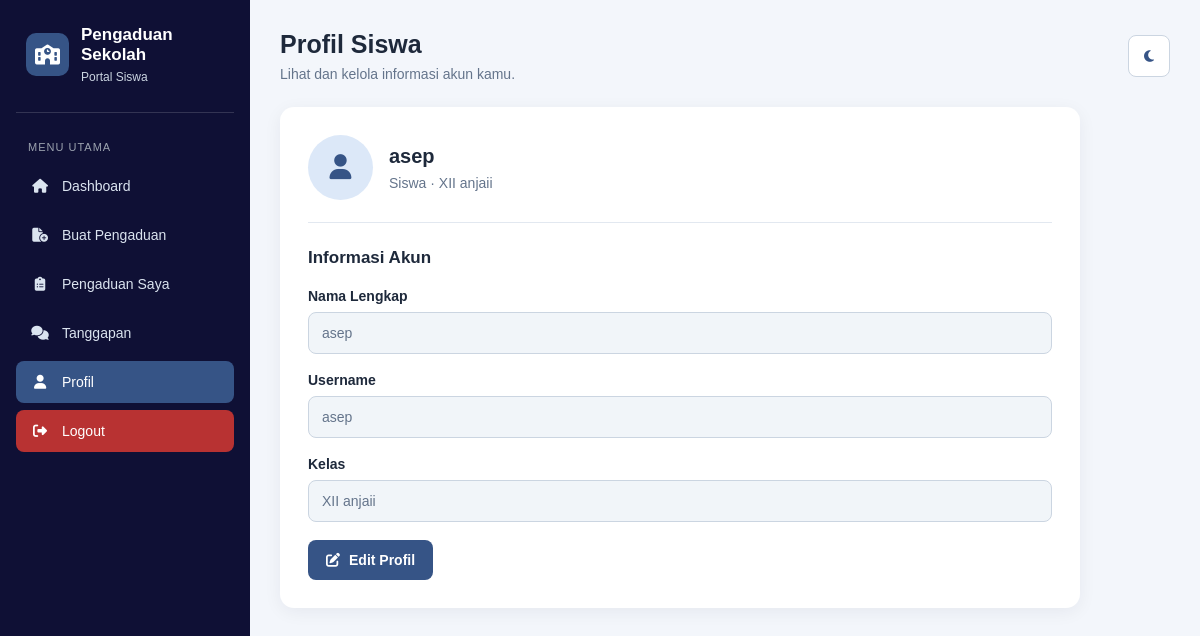
The page /CRUD_OOP_PENGADUAN_SEKOLAH/view/v_profil_siswa.php (signed in) on the database its author committed.
### tables this page shows
CREATE TABLE `users` (
  `id` int(11) NOT NULL,
  `nama` varchar(100) NOT NULL,
  `username` varchar(50) NOT NULL,
  `password` varchar(255) NOT NULL,
  `role` enum('admin','siswa') NOT NULL,
  `kelas` varchar(20) DEFAULT NULL
);

### CRUD_OOP_PENGADUAN_SEKOLAH/view/v_profil_siswa.php (the view, shortened to what this page needs)
<?php
$koneksi = new Koneksi();
$conn = $koneksi->getConnection();
$id = $_SESSION['id'] ?? 0;
$stmt = $conn->prepare("
    SELECT id, nama, username, kelas
    FROM users
    WHERE id = :id AND role = 'siswa'
    LIMIT 1
");
$stmt->execute(['id' => $id]);
$siswa = $stmt->fetch(PDO::FETCH_ASSOC);
function e($value)
{
    return htmlspecialchars((string) $value, ENT_QUOTES, 'UTF-8');
}
?>
<!DOCTYPE html>
<html lang="id">
<head>
    <link rel="stylesheet"
          href="https://cdnjs.cloudflare.com/ajax/libs/font-awesome/6.5.2/css/all.min.css">
</head>
<body>
    <aside class="sidebar">
        <div class="logo">
            <div class="logo-icon">
                <i class="fa-solid fa-school"></i>
            </div>
            <div>
                <h2>Pengaduan Sekolah</h2>
                <p>Portal Siswa</p>
            </div>
        </div>
        <p class="menu-title">Menu Utama</p>
        <nav class="menu">
            <a href="v_dashboard_siswa.php">
                <i class="fa-solid fa-house"></i>
                <span>Dashboard</span>
            </a>
            <a href="v_buat_pengaduan.php">
                <i class="fa-solid fa-file-circle-plus"></i>
                <span>Buat Pengaduan</span>
            </a>
            <a href="v_pengaduan_saya.php">
                <i class="fa-solid fa-clipboard-list"></i>
                <span>Pengaduan Saya</span>
            </a>
            <a href="v_tanggapan_siswa.php">
                <i class="fa-solid fa-comments"></i>
                <span>Tanggapan</span>
            </a>
            <a href="v_profil_siswa.php" class="active">
                <i class="fa-solid fa-user"></i>
                <span>Profil</span>
            </a>
            <a href="../asset/aksi_logout.php"
               onclick="return confirm('Yakin ingin logout?')">
                <i class="fa-solid fa-right-from-bracket"></i>
                <span>Logout</span>
            </a>
        </nav>
    </aside>
    <main class="main">
        <div class="topbar">
            <div>
                <h1>Profil Siswa</h1>
                <p>Lihat dan kelola informasi akun kamu.</p>
            </div>
            <button type="button" class="theme-button" id="tombolTema"
                    aria-label="Ganti tema">
                <i class="fa-solid fa-moon"></i>
            </button>
        </div>
        <section class="profile-card">
            <div class="profile-header">
                <div class="avatar">
                    <i class="fa-solid fa-user"></i>
                </div>
                <div>
                    <h2><?= e($siswa['nama']); ?></h2>
                    <p>
                        Siswa ·
                        <?= e($siswa['kelas'] ?: 'Kelas belum diatur'); ?>
                    </p>
                </div>
            </div>
            <div id="tampilanProfil">
                <h3 class="section-title">Informasi Akun</h3>
                <div class="form-group">
                    <label>Nama Lengkap</label>
                    <input type="text" value="<?= e($siswa['nama']); ?>" readonly>
                </div>
                <div class="form-group">
                    <label>Username</label>
                    <input type="text" value="<?= e($siswa['username']); ?>" readonly>
                </div>
                <div class="form-group">
                    <label>Kelas</label>
                    <input type="text"
                           value="<?= e($siswa['kelas'] ?: 'Belum diatur'); ?>"
                           readonly>
                </div>
                <button type="button" class="btn btn-simpan" id="tombolEdit">
                    <i class="fa-solid fa-pen-to-square"></i>
                    Edit Profil
                </button>
            </div>
        </section>
    </main>
</body>
</html>

### CRUD_OOP_PENGADUAN_SEKOLAH/view/v_profil_siswa.php (style rules this page uses)
* { box-sizing: border-box; }
body { margin: 0; font-family: Arial, sans-serif; background: #f3f6fb; color: #1e293b; transition: background .2s, color .2s; }
.sidebar { position: fixed; top: 0; left: 0; width: 250px; height: 100vh; overflow-y: auto; padding: 25px 16px; background: #0f1035; color: white; z-index: 100; }
.logo { display: flex; align-items: center; gap: 12px; padding: 0 10px 28px; border-bottom: 1px solid rgba(255,255,255,.15); }
.logo-icon { display: flex; align-items: center; justify-content: center; flex-shrink: 0; width: 43px; height: 43px; border-radius: 10px; background: #365486; font-size: 20px; }
.logo h2 { margin: 0; font-size: 17px; }
.logo p { margin: 5px 0 0; color: #cbd5e1; font-size: 12px; }
.menu-title { margin: 28px 12px 12px; color: #9ca3af; font-size: 11px; text-transform: uppercase; letter-spacing: 1px; }
.menu a { display: flex; align-items: center; gap: 12px; padding: 13px 14px; margin-bottom: 7px; border-radius: 8px; color: #dbe4f0; text-decoration: none; font-size: 14px; transition: background .2s, color .2s; }
.menu a i { width: 20px; flex-shrink: 0; text-align: center; }
.menu a:hover, .menu a.active { background: #365486; color: white; }
.menu a[href="../asset/aksi_logout.php"] { background: #b83232; color: white; }
.main { min-width: 0; margin-left: 250px; padding: 30px; }
.topbar { display: flex; justify-content: space-between; align-items: center; gap: 15px; margin-bottom: 25px; }
.topbar h1 { margin: 0; font-size: 25px; }
.topbar p { margin: 7px 0 0; color: #64748b; font-size: 14px; }
.theme-button { width: 42px; height: 42px; flex-shrink: 0; border: 1px solid #cbd5e1; border-radius: 8px; background: white; color: #365486; cursor: pointer; }
.profile-card { width: 100%; max-width: 800px; padding: 28px; border-radius: 14px; background: white; box-shadow: 0 4px 18px rgba(15,16,53,.06); }
.profile-header { display: flex; align-items: center; gap: 16px; margin-bottom: 25px; padding-bottom: 22px; border-bottom: 1px solid #e2e8f0; }
.avatar { display: flex; align-items: center; justify-content: center; flex-shrink: 0; width: 65px; height: 65px; border-radius: 50%; background: #dce8f8; color: #365486; font-size: 25px; }
.profile-header h2 { margin: 0 0 7px; font-size: 20px; overflow-wrap: anywhere; }
.profile-header p { margin: 0; color: #64748b; font-size: 14px; }
.section-title { margin: 0 0 20px; font-size: 17px; }
.form-group { margin-bottom: 18px; }
.form-group label { display: block; margin-bottom: 8px; font-size: 14px; font-weight: bold; }
.form-group input { width: 100%; min-width: 0; padding: 12px 13px; border: 1px solid #cbd5e1; border-radius: 8px; outline: none; background: white; color: #1e293b; font-size: 14px; }
.form-group input[readonly] { background: #f1f5f9; color: #64748b; cursor: default; }
.btn { display: inline-flex; align-items: center; justify-content: center; gap: 9px; padding: 12px 18px; border: none; border-radius: 8px; font-size: 14px; font-weight: bold; cursor: pointer; text-decoration: none; }
.btn-simpan { background: #365486; color: white; }

### rows shown on the page
users: nama "asep", kelas "XII anjaii", username "asep"
